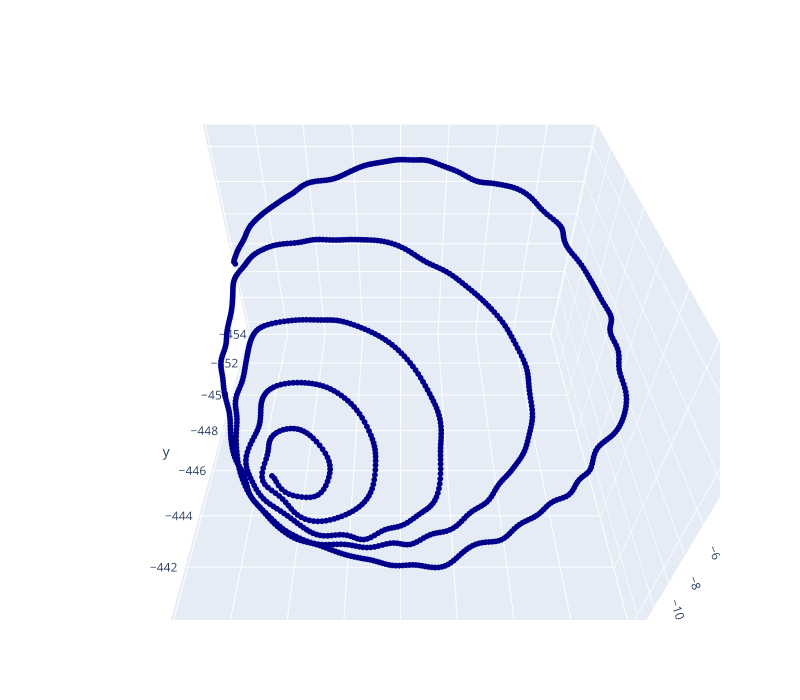

Write notebook code for a chart like this one.
### Code cell
x, y, z = np.transpose(b(np.linspace(arclength_parameters_updated[0],arclength_parameters_updated[-1],1000)))

fig = go.Figure(data= go.Scatter3d(
    x=x, y=y, z=z,
    marker=dict(
        size=2,
        colorscale='Viridis',
    ),
    line=dict(
        color='darkblue',
        width=2
    )
))

fig.update_layout(
    width=800,
    height=700,
    autosize=False,
    scene=dict(
        camera=dict(
            up=dict(
                x=0,
                y=0,
                z=1
            ),
            eye=dict(
                x=0,
                y=1.0707,
                z=1,
            )
        ),
        aspectratio = dict( x=1, y=1, z=0.7 ),
        aspectmode = 'manual'
    ),
)

fig.show()

### Figure 1 — Plotly figure (JSON) as saved in the notebook; plotly's stock layout.template omitted (floating-point values rounded to 4 significant figures; data arrays with more than 128 entries replaced by an {"elided": "..."} marker saying what was removed)
{"data": [{"line": {"color": "darkblue", "width": 2}, "marker": {"colorscale": [[0, "#440154"], [0.1111, "#482878"], [0.2222, "#3e4989"], [0.3333, "#31688e"], [0.4444, "#26828e"], [0.5556, "#1f9e89"], [0.6667, "#35b779"], [0.7778, "#6ece58"], [0.8889, "#b5de2b"], [1, "#fde725"]], "size": 2}, "type": "scatter3d", "x": {"elided": "1000 float values"}, "y": {"elided": "1000 float values"}, "z": {"elided": "1000 float values"}}], "layout": {"autosize": false, "height": 700, "scene": {"aspectmode": "manual", "aspectratio": {"x": 1, "y": 1, "z": 0.7}, "camera": {"eye": {"x": 0, "y": 1.071, "z": 1}, "up": {"x": 0, "y": 0, "z": 1}}}, "width": 800}}
